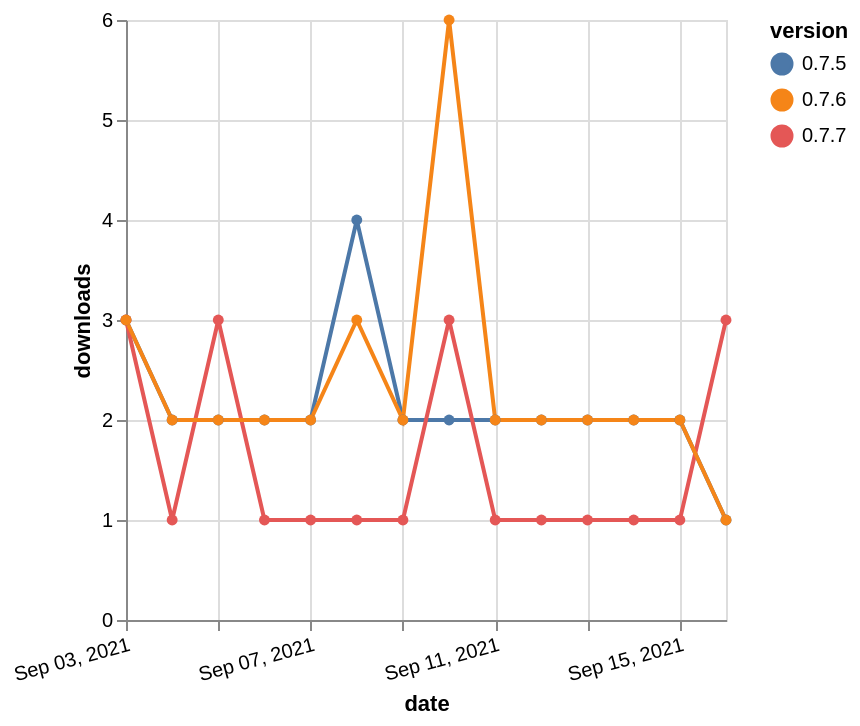

Write a Vega-Lite specification for this figure.
### Vega-Lite specification from a JSON file in a GitHub repository (floating-point values rounded to 4 significant figures)
{"$schema": "https://vega.github.io/schema/vega-lite/v5.json", "description": "A simple bar chart with embedded data.", "data": {"values": [{"date": "2021-09-03", "total": 2531, "delta": 3, "version": "0.7.5"}, {"date": "2021-09-04", "total": 2533, "delta": 2, "version": "0.7.5"}, {"date": "2021-09-05", "total": 2535, "delta": 2, "version": "0.7.5"}, {"date": "2021-09-06", "total": 2537, "delta": 2, "version": "0.7.5"}, {"date": "2021-09-07", "total": 2539, "delta": 2, "version": "0.7.5"}, {"date": "2021-09-08", "total": 2543, "delta": 4, "version": "0.7.5"}, {"date": "2021-09-09", "total": 2545, "delta": 2, "version": "0.7.5"}, {"date": "2021-09-10", "total": 2547, "delta": 2, "version": "0.7.5"}, {"date": "2021-09-11", "total": 2549, "delta": 2, "version": "0.7.5"}, {"date": "2021-09-12", "total": 2551, "delta": 2, "version": "0.7.5"}, {"date": "2021-09-13", "total": 2553, "delta": 2, "version": "0.7.5"}, {"date": "2021-09-14", "total": 2555, "delta": 2, "version": "0.7.5"}, {"date": "2021-09-15", "total": 2557, "delta": 2, "version": "0.7.5"}, {"date": "2021-09-16", "total": 2558, "delta": 1, "version": "0.7.5"}, {"date": "2021-09-03", "total": 160, "delta": 3, "version": "0.7.7"}, {"date": "2021-09-04", "total": 161, "delta": 1, "version": "0.7.7"}, {"date": "2021-09-05", "total": 164, "delta": 3, "version": "0.7.7"}, {"date": "2021-09-06", "total": 165, "delta": 1, "version": "0.7.7"}, {"date": "2021-09-07", "total": 166, "delta": 1, "version": "0.7.7"}, {"date": "2021-09-08", "total": 167, "delta": 1, "version": "0.7.7"}, {"date": "2021-09-09", "total": 168, "delta": 1, "version": "0.7.7"}, {"date": "2021-09-10", "total": 171, "delta": 3, "version": "0.7.7"}, {"date": "2021-09-11", "total": 172, "delta": 1, "version": "0.7.7"}, {"date": "2021-09-12", "total": 173, "delta": 1, "version": "0.7.7"}, {"date": "2021-09-13", "total": 174, "delta": 1, "version": "0.7.7"}, {"date": "2021-09-14", "total": 175, "delta": 1, "version": "0.7.7"}, {"date": "2021-09-15", "total": 176, "delta": 1, "version": "0.7.7"}, {"date": "2021-09-16", "total": 179, "delta": 3, "version": "0.7.7"}, {"date": "2021-09-03", "total": 2087, "delta": 3, "version": "0.7.6"}, {"date": "2021-09-04", "total": 2089, "delta": 2, "version": "0.7.6"}, {"date": "2021-09-05", "total": 2091, "delta": 2, "version": "0.7.6"}, {"date": "2021-09-06", "total": 2093, "delta": 2, "version": "0.7.6"}, {"date": "2021-09-07", "total": 2095, "delta": 2, "version": "0.7.6"}, {"date": "2021-09-08", "total": 2098, "delta": 3, "version": "0.7.6"}, {"date": "2021-09-09", "total": 2100, "delta": 2, "version": "0.7.6"}, {"date": "2021-09-10", "total": 2106, "delta": 6, "version": "0.7.6"}, {"date": "2021-09-11", "total": 2108, "delta": 2, "version": "0.7.6"}, {"date": "2021-09-12", "total": 2110, "delta": 2, "version": "0.7.6"}, {"date": "2021-09-13", "total": 2112, "delta": 2, "version": "0.7.6"}, {"date": "2021-09-14", "total": 2114, "delta": 2, "version": "0.7.6"}, {"date": "2021-09-15", "total": 2116, "delta": 2, "version": "0.7.6"}, {"date": "2021-09-16", "total": 2117, "delta": 1, "version": "0.7.6"}]}, "width": "container", "mark": {"type": "line", "point": {"filled": true}}, "encoding": {"x": {"field": "date", "type": "temporal", "timeUnit": "yearmonthdate", "title": "date", "axis": {"labelAngle": -15}}, "y": {"field": "delta", "type": "quantitative", "title": "downloads"}, "color": {"field": "version", "type": "nominal"}, "tooltip": {"field": "delta"}}}
